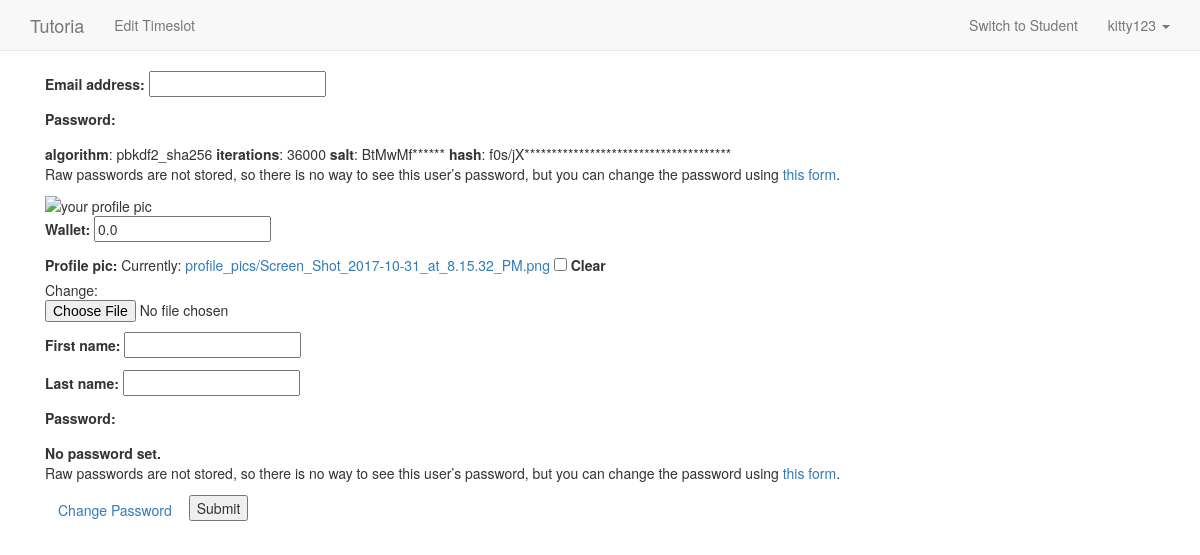
The app's page /tutor_app/edit/ (signed in), older data.
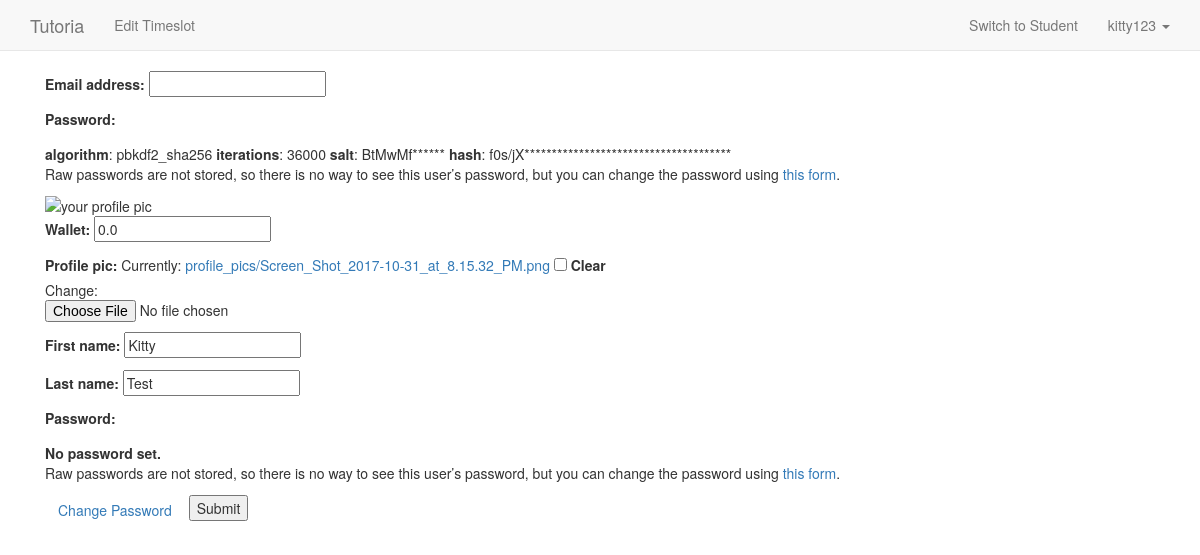
The same page, newer data.
### tutor_app/models.py (models this page shows, shortened)
class Tutor(models.Model):
    user = models.OneToOneField(User,null=True)
    first_name = models.CharField(max_length=30,null=True);
    last_name = models.CharField(max_length=30,null=True);
    wallet = models.FloatField(null=True)
    profile_pic = models.ImageField(upload_to='profile_pics',blank=True)
    bio = models.TextField(null=True)
    contracted = models.BooleanField(default=False)
    salary = models.FloatField(default=0)
    courses = models.ManyToManyField(Course)
    subject_tag = models.CharField(max_length=30,null=True)
    university = models.CharField(max_length=30,null=True)

### tutor_app/views.py (the view)
@login_required
def edit_profile(request):
    args = {}
    if request.method == 'POST':
        form = EditProfileForm(request.POST, instance=request.user.tutor)
        form2 = EditUserForm(request.POST, instance=request.user)
        if form.is_valid() and form2.is_valid():
            form.save()
            form2.save()
            return redirect('/tutor_app/index')
    else:
        form = EditProfileForm(instance=request.user.tutor)
        form2 = EditUserForm(instance=request.user)
        args['form'] = form
        args['form2'] = form2
        return render(request, 'tutor_app/edit_profile.html', args)

### tutor_app/forms.py
class EditProfileForm(UserChangeForm):
    class Meta():
        model = Tutor
        fields = (
            'wallet',
            'profile_pic',
            'first_name',
            'last_name',
        )

class EditUserForm(UserChangeForm):
    class Meta():
        model = User
        fields = (
            'email',
            'password'
        )

### templates/tutor_app/edit_profile.html (shortened to what this page needs)
{% extends "tutor_app/base.html" %}
{% block body_block %}
<div class="container">
    <form method="post">
        {{ form2.as_p }}
        <img id="preview" src="#" alt="your profile pic" style="max-width: 400px;"/>
        {{ form.as_p }}
        <a href="{%url 'tutor_app:change_password' %}"  class = "btn">Change Password</a>
        <button type="submit">Submit</button>
    </form>
</div>
{% endblock %}

Row changes from the older to the newer data that the page shows:
changed Tutor: first_name (not shown) → "Kitty"; last_name (not shown) → "Test"
